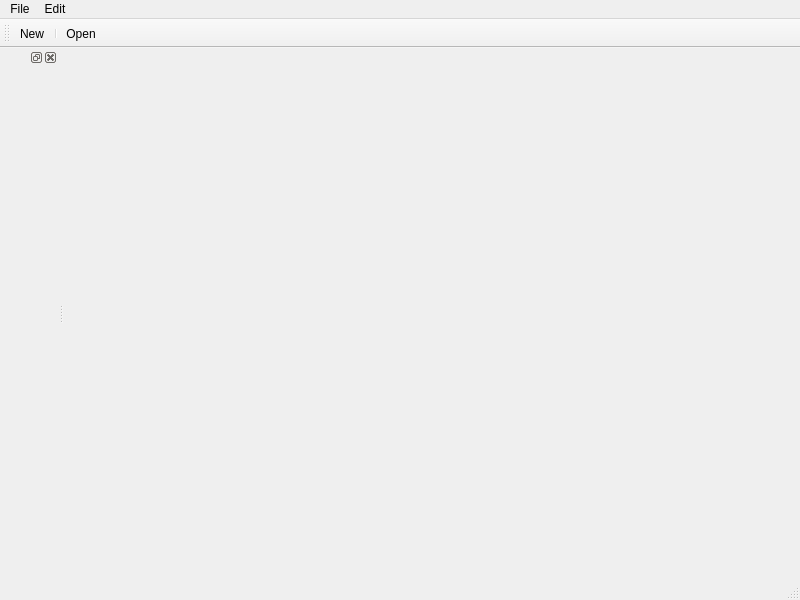
<?xml version="1.0" encoding="UTF-8"?>
<ui version="4.0">
 <class>MainWindow</class>
 <widget class="QMainWindow" name="MainWindow">
  <property name="geometry">
   <rect>
    <x>0</x>
    <y>0</y>
    <width>800</width>
    <height>600</height>
   </rect>
  </property>
  <property name="windowTitle">
   <string>MainWindow</string>
  </property>
  <widget class="QWidget" name="centralwidget"/>
  <widget class="QMenuBar" name="menubar">
   <property name="geometry">
    <rect>
     <x>0</x>
     <y>0</y>
     <width>800</width>
     <height>19</height>
    </rect>
   </property>
   <widget class="QMenu" name="menuFile">
    <property name="title">
     <string>File</string>
    </property>
    <addaction name="actionNew"/>
    <addaction name="separator"/>
    <addaction name="actionOpen"/>
   </widget>
   <widget class="QMenu" name="menuEdit">
    <property name="title">
     <string>Edit</string>
    </property>
   </widget>
   <addaction name="menuFile"/>
   <addaction name="menuEdit"/>
  </widget>
  <widget class="QStatusBar" name="statusbar"/>
  <widget class="QToolBar" name="toolBar">
   <property name="windowTitle">
    <string>toolBar</string>
   </property>
   <attribute name="toolBarArea">
    <enum>TopToolBarArea</enum>
   </attribute>
   <attribute name="toolBarBreak">
    <bool>false</bool>
   </attribute>
   <addaction name="actionNew"/>
   <addaction name="separator"/>
   <addaction name="actionOpen"/>
  </widget>
  <widget class="QDockWidget" name="dockWidget">
   <property name="allowedAreas">
    <set>Qt::LeftDockWidgetArea|Qt::RightDockWidgetArea</set>
   </property>
   <attribute name="dockWidgetArea">
    <number>1</number>
   </attribute>
   <widget class="QWidget" name="dockWidgetContents"/>
  </widget>
  <action name="actionNew">
   <property name="text">
    <string>New</string>
   </property>
  </action>
  <action name="actionOpen">
   <property name="text">
    <string>Open</string>
   </property>
  </action>
 </widget>
 <resources/>
 <connections/>
</ui>
